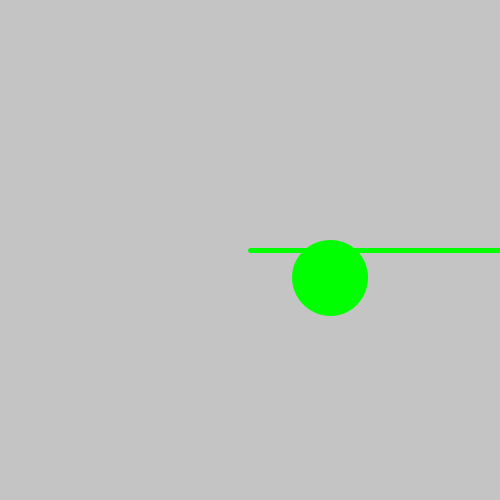
Frame 1 (no input)
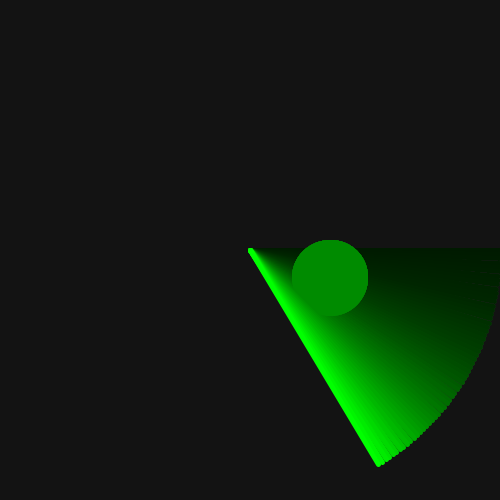
Frame 60 (the mouse pressed at the canvas centre just before this capture)
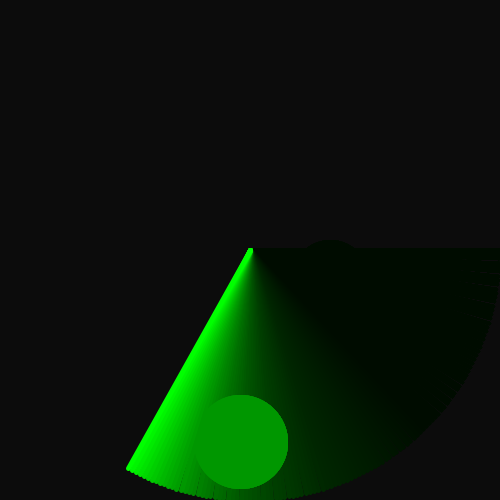
Frame 120 (the mouse held since frame 60 and released just before this capture)

The Processing sketch that drew these frames (run headless with seeded random() and noise(); from frame 60 on, the mouse is pressed at the canvas centre):

// Processing sketch: rader
// ── rader.pde
float angle=0;
float[][] targets = new float[3][3];
void setup() {
  size(500,500);
  for (int i=0; i<3; i++) {
    float x = width/2 + random(50,width/2-50) * cos(random(TWO_PI));
    float y = height/2 + random(50,height/2-50) * sin(random(TWO_PI));
    float diameter = random(25,100);
    targets[i][0] = x;
    targets[i][1] = y;
    targets[i][2] = diameter;
  }
}

void draw() {
  noStroke();
  fill(0,10);
  rect(0,0,width,height);
  stroke(0,255,0);
  float x = width/2 + width/2 * cos(radians(angle%360));
  float y = height/2 + height/2 * sin(radians(angle%360));
  strokeWeight(5);
  line(x,y,width/2,height/2);
  angle += 1;
  for (float[] t : targets) {
    if (collision(x,y,width/2,height/2,t[0],t[1],t[2]/2)) {
      fill(0,255,0);
      ellipse(t[0],t[1],t[2],t[2]);
    }
  }
}

boolean collision(float Ax,float Ay,float Bx,float By,float Px,float Py,float radius) {
    PVector AP = new PVector(Px-Ax,Py-Ay);
    PVector AB = new PVector(Bx-Ax,By-Ay);
    AB.normalize();

    //単位ベクトルABとベクトルAPの内積(AXの距離)
    float lenAX = AB.x*AP.x+AB.y*AP.y;
    float shortest=0;
    if (lenAX < 0) {
      //AXが負ならAPが最短距離
      shortest = dist(Ax,Ay,Px,Py);
    } else if (lenAX > dist(Ax,Ay,Bx,By)) {
      //AXがABより長い場合はBPが最短距離
      shortest = dist(Bx,By,Px,Py);
    } else {
      //単位ベクトルAPとベクトルAPの外積(PXの距離)
      float lenPX = AB.x*AP.y-AB.y*AP.x;
      //PがAB線分上にあるので、PXが最短距離
      shortest = abs(lenPX);
    }

    return shortest < radius;
}
